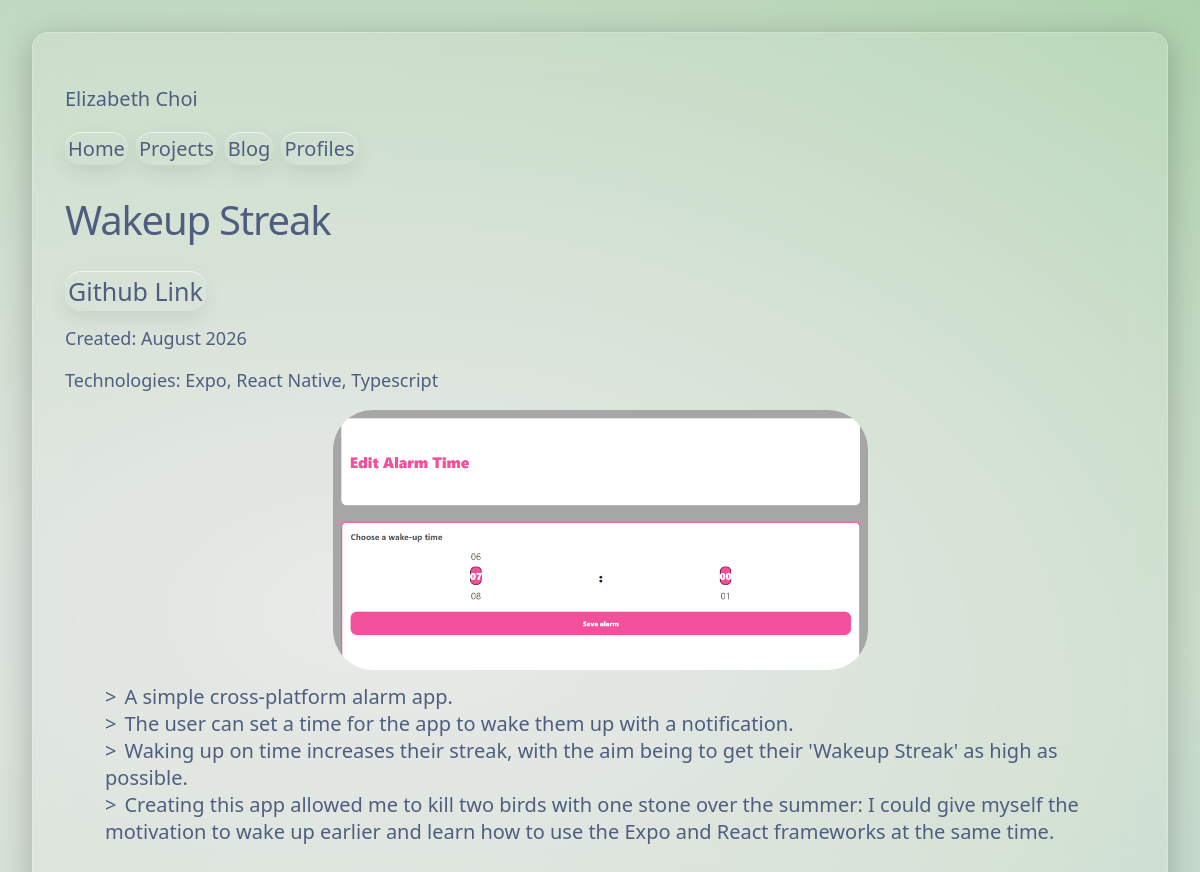
/projects/4, run on the app's committed database.
### tables this page shows
CREATE TABLE projects (
    id INTEGER PRIMARY KEY AUTOINCREMENT, 
    title TEXT NOT NULL,
    created TEXT,
    technologies TEXT,
    img_path TEXT, 
    github TEXT,
    award TEXT,
    content TEXT NOT NULL, 
    completed BOOLEAN NOT NULL,
    archived BOOLEAN NOT NULL 
);

### portfolio/projects.py (the view)
@bp.route('/<int:index>', methods=['GET'])
def project(index):
    entry = get_db().execute(
        'SELECT title, created, img_path, technologies, github, award, content FROM projects WHERE id = ?',
        (index,)
    ).fetchone()
    if entry is None:
        abort(404)
    contents = entry['content'].split(". ")
    return render_template('projects/project_page.html', entry=entry, contents=contents)

### portfolio/db.py (called while the page is built)
def get_db():
    if 'db' not in g:
        g.db = sqlite3.connect(
            current_app.config['DATABASE'],
            detect_types=sqlite3.PARSE_DECLTYPES
        )
        g.db.row_factory = sqlite3.Row
    return g.db

### portfolio/templates/projects/project_page.html (shortened to what this page needs)
<!doctype html>
<html>
{% extends 'base.html' %}
{% block header %}
    <h1>{{entry['title']}}</h1>
{% endblock %}
{% block content %}
    {% if entry['github'] != None %}
        <a href="{{entry['github']}}">Github Link</a>
    {% endif %}
    <div class="stats">
        {% if entry['created'] != None %}
            <p>Created: {{entry['created']}}</p>
            {% endif %}
            {% if entry['technologies'] != None %}
                <p>Technologies: {{entry['technologies']}}</p>
            {% endif %}
    </div>
    {% if entry['img_path'] != None %}
        <img src="{{ url_for('static', filename='images/' ~ entry['img_path'])}}">
    {% endif %}
    <ul>
        {% for x in contents %}
            <li>{{ x }}.</li>
        {% endfor %}
    </ul>
{% endblock %}

### portfolio/static/styles.css (style rules this page uses)
:root { --text-color: #4f5e80; }
html, body { min-height: auto; margin: 0; font-family: system-ui, -apple-system, sans-serif; color: var(--text-color); }
img { max-width:50%; height: auto; border-radius: 40px; display: block; margin-left: auto; margin-right: auto; }
p, li { font-weight: 100; font-size: 20px; text-decoration: none; color: var(--text-color); }
ul { list-style-type: none; }
ul li::before { content: ">"; margin-right: 8px; }
h1 { font-size: 40px; font-weight: 100; letter-spacing: -0.03em; text-decoration: none; color: var(--text-color); }
a { text-align: center; font-weight: 100; padding: 3px; border-radius: 999px; color: var(--text-color); text-decoration: none; cursor: pointer; transition: background 200ms ease, transform 150ms ease; border-radius: 16px; box-shadow: 0 8px 20px rgba(0, 0, 0, 0.08), inset 0 1px 0 rgba(255, 255, 255, 0.6); font-size: 25px; }
.stats p { font-size: 18px; }

### data on the page
projects: title "Wakeup Streak", created "August 2026", technologies "Expo, React Native, Typescript", img_path (picture)

### other printed values
{{ x }} "A simple cross-platform alarm app" "The user can set a time for the app to wake them up with a notification" "Waking up on time increases their streak, with the aim being to get their 'Wakeup Streak' as high as possible" "Creating this app allowed me to kill two birds with one stone over the summer: I could give myself the motivation to wake up earlier and learn how to use the Expo and React frameworks at the same time"
